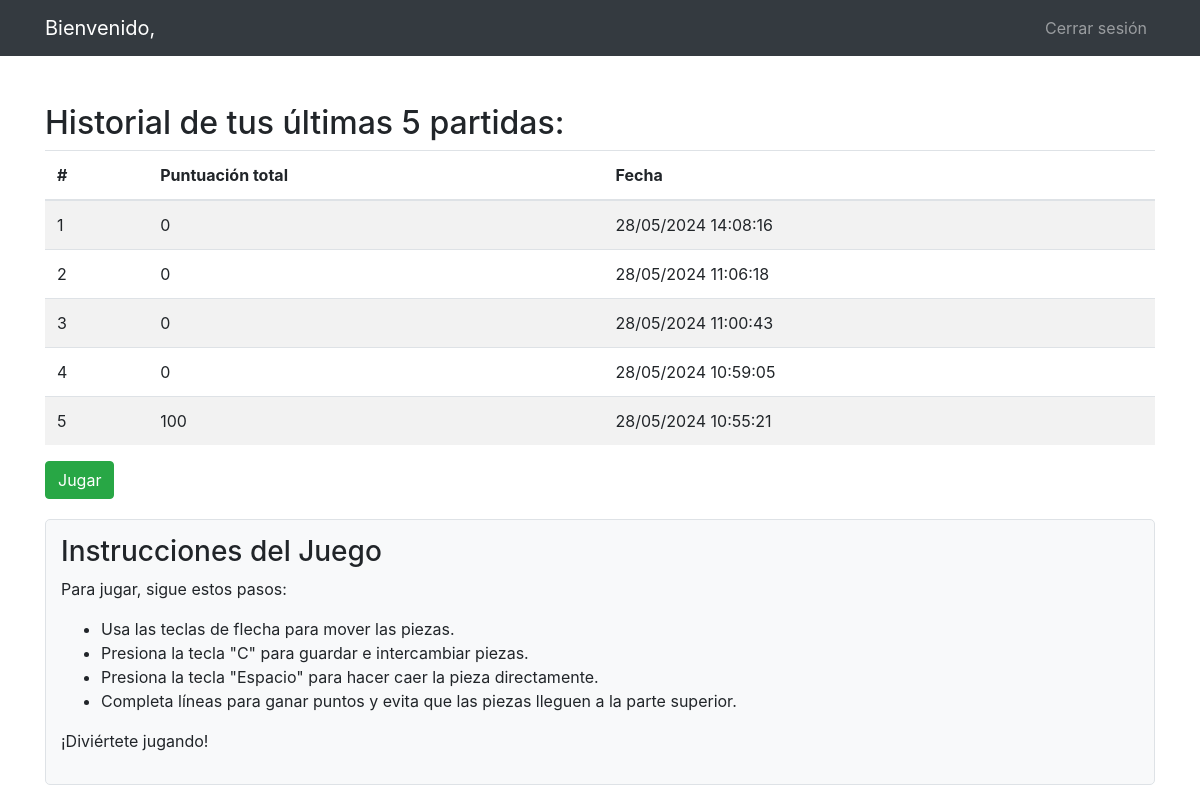
The page /usuario/usuario.php (signed in) on the database its author committed.
### tables this page shows
CREATE TABLE `partida` (
  `id_partida` int NOT NULL,
  `id_usuario` int DEFAULT NULL,
  `puntuaje_total` int DEFAULT NULL,
  `fecha` timestamp NOT NULL DEFAULT CURRENT_TIMESTAMP
);

### usuario/usuario.php (the view, shortened to what this page needs)
<?php
$id_usuario = $_SESSION["id_usuario"];
try {
    $pdo = new PDO(DSN, DB_USERNAME, DB_PASSWORD);
    $pdo->setAttribute(PDO::ATTR_ERRMODE, PDO::ERRMODE_EXCEPTION);
    $query = "SELECT id_partida, id_usuario, puntuaje_total, fecha FROM partida WHERE id_usuario = :id_usuario ORDER BY fecha DESC LIMIT 5";
    $stmt = $pdo->prepare($query);
    $stmt->bindParam(":id_usuario", $id_usuario, PDO::PARAM_INT);
    $stmt->execute();
    $partidas = $stmt->fetchAll(PDO::FETCH_ASSOC);
} catch (PDOException $e) {
    echo "Error al obtener las partidas: " . $e->getMessage();
    exit();
}
?>
<!DOCTYPE html>
<html lang="en">
<head>
    <link rel="stylesheet" href="https://stackpath.bootstrapcdn.com/bootstrap/4.5.2/css/bootstrap.min.css">
</head>
<body>
    <?php include_once "../parts/header.php";?>
    <div class="container mt-5">
    <h2>Historial de tus últimas 5 partidas:</h2>
    <div class="table-responsive">
        <table class="table table-striped">
            <thead>
            <tr>
                <th>#</th>
                <th>Puntuación total</th>
                <th>Fecha</th>
            </tr>
            </thead>
            <tbody>
            <?php foreach ($partidas as $index => $partida): ?>
                <tr>
                    <td><?php echo $index + 1; ?></td>
                    <td><?php echo $partida['puntuaje_total']; ?></td>
                    <td><?php echo (date("d/m/Y H:i:s", strtotime($partida['fecha']))); ?></td>
                </tr>
            <?php endforeach; ?>
            </tbody>
        </table>
    </div>
    <a href="../juego/tetris.php" class="btn btn-success">Jugar</a>
    <div class="instrucciones">
            <h3>Instrucciones del Juego</h3>
            <p>Para jugar, sigue estos pasos:</p>
            <ul>
                <li>Usa las teclas de flecha para mover las piezas.</li>
                <li>Presiona la tecla "C" para guardar e intercambiar piezas.</li>
                <li>Presiona la tecla "Espacio" para hacer caer la pieza directamente.</li>
                <li>Completa líneas para ganar puntos y evita que las piezas lleguen a la parte superior.</li>
            </ul>
            <p>¡Diviértete jugando!</p>
        </div>
</div>
</body>
</html>

### usuario/usuario.php (style rules this page uses)
.instrucciones { margin-top: 20px; padding: 15px; background-color: #f8f9fa; border: 1px solid #dee2e6; border-radius: 5px; }

### rows shown on the page
partida: puntuaje_total "0", fecha "28/05/2024 14:08:16"
partida: puntuaje_total "0", fecha "28/05/2024 11:06:18"
partida: puntuaje_total "0", fecha "28/05/2024 11:00:43"
partida: puntuaje_total "0", fecha "28/05/2024 10:59:05"
partida: puntuaje_total "100", fecha "28/05/2024 10:55:21"
